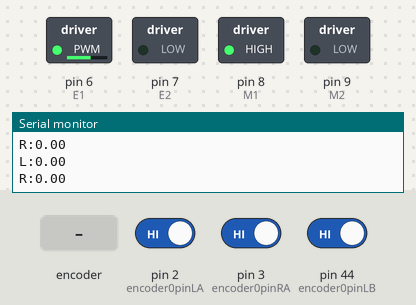
A sketch run on a simulated Arduino Mega 2560, built with avr-gcc and run on an emulated ATmega2560. Parts: switched loads named in the sketch (green lamp = pin HIGH), the last lines printed to the serial monitor. The test bench sets the inputs (shaded band); at power-on: pin 3 (encoder0pinRA) HIGH, pin 2 (encoder0pinLA) HIGH, pin 44 (encoder0pinLB) HIGH.

Above: at 3.6 s.
3.7 s: rotary encoder on pin 2 (encoder0pinLA) / pin 44 (encoder0pinLB) turned 3 steps (first pin leading)
At 4.8 s:
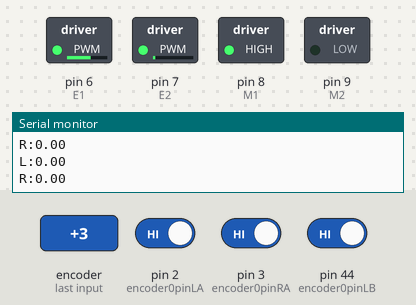
5.8 s: pin 3 (encoder0pinRA) driven LOW
At 7.0 s:
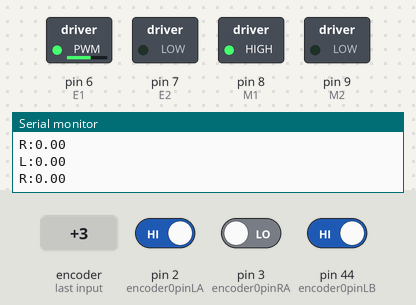
Timing chart, 0 to 8.8 s (numbered marks = the images above; inputs shaded):
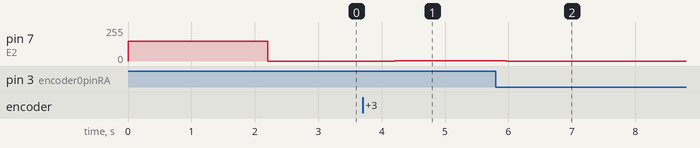

The sketch:

_1.3_PID.ino
```cpp
#include <PID_v1.h>
int E1 = 6, M1 = 8, E2 = 7, M2 =9;/**Moto IO**/
double Setpoint , Input, Output;/**Define Variables we'll be connecting to**/

const byte encoder0pinLA = 2;//A pin -> the interrupt pin 0
const byte encoder0pinLB = 44;//B pin -> the digital pin 4
const byte encoder0pinRA = 3;//A pin -> the interrupt pin 0
const byte encoder0pinRB = 42;//B pin -> the digital pin 4

byte encoder0PinALast_left;
byte encoder0PinALast_right;
int duration_left;//the number of the pulses
boolean Direction_left;//the rotation direction
int duration_right;//the number of the pulses
boolean Direction_right;//the rotation direction
int flag;
//0.264<p<0.308
PID myPID(&Input, &Output, &Setpoint,0.286,16,0, DIRECT);
//PID myPID(&Input, &Output, &Setpoint,2,0,0, DIRECT);

void wait(double sec)
{
  delay(sec);
}
void SetMoto(int side, int v){ //0=L 1=R
     if(side && v>=0){     //right side
          digitalWrite(M1,HIGH);
          analogWrite(E1, v); //PWM control velocity
     }
     if(side && v<0){
          digitalWrite(M1, LOW);
          analogWrite(E1, -v); //PWM control velocity
     }
     if(side==0 && v>=0){ //left side
          digitalWrite(M2, LOW);
          analogWrite(E2, v);
     }
     if(side==0 && v<0){
          digitalWrite(M2, HIGH);
          analogWrite(E2, -v);
     }
}
void RUN( int LeftV, int RightV ){ //v= 0~255
     SetMoto(0, LeftV);
     SetMoto(1, RightV);
}//V 0~255
void RUNB( int LeftV, int RightV ){ //v= 0~255
     SetMoto(0, -RightV);
     SetMoto(1, -LeftV);
}//V 0~255
void Stop()
{
    while(1)
    {
      RUN(0,0);
    }
}
void EncoderInit()
{
  Direction_left = true;//default -> Forward
  Direction_right = true;//default -> Forward
  pinMode(encoder0pinLB,INPUT);
  pinMode(encoder0pinRB,INPUT);

  pinMode(encoder0pinLA,INPUT);
  pinMode(encoder0pinRA,INPUT);

  attachInterrupt(0, wheelSpeed_left, CHANGE);
  attachInterrupt(1, wheelSpeed_right, CHANGE);
}
void setup()
{
    pinMode(M1, OUTPUT);
    pinMode(M2, OUTPUT);
    pinMode(E1, OUTPUT);
    pinMode(E2, OUTPUT);

    Serial.begin(9600);
    EncoderInit();//Initialize the module
    //initialize the variables we're linked to

    //turn the PID on
    myPID.SetMode(AUTOMATIC);
    //Setpoint = 131.5;
    RUN(150,150);
    flag = 1;
}
void loop()
{
//    //Input = analogRead(0);
    if(flag == 1){
      delay(2000);
      flag = ~flag;
      duration_left = 0;
      duration_right = 0;
      delay(200);
//      Serial.print("L:");
//      Serial.println(duration_left/(11*20.4)*30);
//      Serial.print("R:");
//      Serial.println(duration_right/(11*20.4)*30);
    }

    Input = -duration_left/(11*20.4)*30;

    Setpoint = duration_right/(11*20.4)*30; //keep output ~ 100
    myPID.Compute();

    analogWrite(7,Output);

//    Serial.print("Out:");
//    Serial.println(Output);
    Serial.print("L:");
    Serial.println(duration_left/(11*20.4)*30);
    Serial.print("R:");
    Serial.println(duration_right/(11*20.4)*30);
    duration_left = 0;
    duration_right = 0;
    delay(250);
}
void wheelSpeed_left()
{
  int Lstate = digitalRead(encoder0pinLA);
  if((encoder0PinALast_left == LOW) && Lstate==HIGH)
  {
    int val = digitalRead(encoder0pinLB);
    if(val == LOW && Direction_left)
    {
      Direction_left = false; //Reverse
    }
    else if(val == HIGH && !Direction_left)
    {
      Direction_left = true;  //Forward
    }
  }
  encoder0PinALast_left = Lstate;

  if(!Direction_left)  duration_left++;
  else  duration_left--;
}
void wheelSpeed_right()
{
  int Lstate = digitalRead(encoder0pinRA);
  if((encoder0PinALast_right == LOW) && Lstate==HIGH)
  {
    int val = digitalRead(encoder0pinRB);
    if(val == LOW && Direction_right)
    {
      Direction_right = false; //Reverse
    }
    else if(val == HIGH && !Direction_right)
    {
      Direction_right = true;  //Forward
    }
  }
  encoder0PinALast_right = Lstate;

  if(!Direction_right)  duration_right++;
  else  duration_right--;
}
```

Measured:
- after the input at 3.7 s, pin 7 (E2): 0/255 → 1/255 after 0.51 s
- after the input at 5.8 s, pin 7 (E2): 1/255 → 0/255 after 0.17 s
